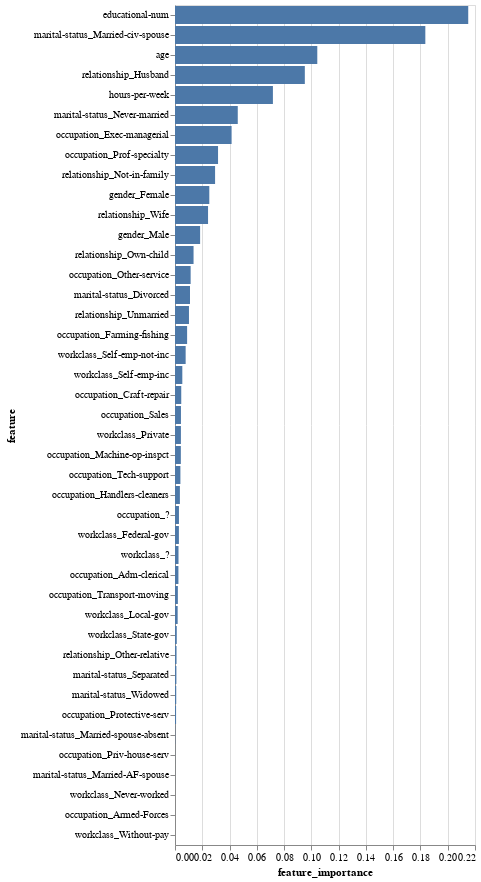

Notebook code cell kept with this figure:
### Markdown cell above
We can see the most important features are 'education_num' and 'marital_status_Married_civ_spouse'.

**[10.5]** We can visualise this information on a graph

### Code cell
import altair as alt

alt.Chart(feat_imp_rf_df).mark_bar().encode(
    x='feature_importance',
    y=alt.Y("feature", sort='-x'),
    tooltip=['feature','feature_importance'])

### Figure 1 — Vega-Lite specification as saved in the notebook (floating-point values rounded to 4 significant figures)
{"config": {"view": {"continuousWidth": 300, "continuousHeight": 300}}, "data": {"name": "data-f7a45661315935cc20a0e97fbc1246bb"}, "mark": {"type": "bar"}, "encoding": {"tooltip": [{"field": "feature", "type": "nominal"}, {"field": "feature_importance", "type": "quantitative"}], "x": {"field": "feature_importance", "type": "quantitative"}, "y": {"field": "feature", "sort": "-x", "type": "nominal"}}, "$schema": "https://vega.github.io/schema/vega-lite/v5.20.1.json", "datasets": {"data-f7a45661315935cc20a0e97fbc1246bb": [{"feature": "educational-num", "feature_importance": 0.215}, {"feature": "marital-status_Married-civ-spouse", "feature_importance": 0.1836}, {"feature": "age", "feature_importance": 0.1043}, {"feature": "relationship_Husband", "feature_importance": 0.09521}, {"feature": "hours-per-week", "feature_importance": 0.0718}, {"feature": "marital-status_Never-married", "feature_importance": 0.04603}, {"feature": "occupation_Exec-managerial", "feature_importance": 0.04151}, {"feature": "occupation_Prof-specialty", "feature_importance": 0.03157}, {"feature": "relationship_Not-in-family", "feature_importance": 0.02939}, {"feature": "gender_Female", "feature_importance": 0.02516}, {"feature": "relationship_Wife", "feature_importance": 0.02424}, {"feature": "gender_Male", "feature_importance": 0.01842}, {"feature": "relationship_Own-child", "feature_importance": 0.01361}, {"feature": "occupation_Other-service", "feature_importance": 0.01147}, {"feature": "marital-status_Divorced", "feature_importance": 0.01102}, {"feature": "relationship_Unmarried", "feature_importance": 0.01025}, {"feature": "occupation_Farming-fishing", "feature_importance": 0.008881}, {"feature": "workclass_Self-emp-not-inc", "feature_importance": 0.007808}, {"feature": "workclass_Self-emp-inc", "feature_importance": 0.005367}, {"feature": "occupation_Craft-repair", "feature_importance": 0.004583}, {"feature": "occupation_Sales", "feature_importance": 0.004366}, {"feature": "workclass_Private", "feature_importance": 0.004339}, {"feature": "occupation_Machine-op-inspct", "feature_importance": 0.004285}, {"feature": "occupation_Tech-support", "feature_importance": 0.003961}, {"feature": "occupation_Handlers-cleaners", "feature_importance": 0.003584}, {"feature": "occupation_?", "feature_importance": 0.002896}, {"feature": "workclass_Federal-gov", "feature_importance": 0.002853}, {"feature": "workclass_?", "feature_importance": 0.00257}, {"feature": "occupation_Adm-clerical", "feature_importance": 0.002506}, {"feature": "occupation_Transport-moving", "feature_importance": 0.002101}, {"feature": "workclass_Local-gov", "feature_importance": 0.001955}, {"feature": "workclass_State-gov", "feature_importance": 0.0013}, {"feature": "relationship_Other-relative", "feature_importance": 0.001127}, {"feature": "marital-status_Separated", "feature_importance": 0.001019}, {"feature": "marital-status_Widowed", "feature_importance": 0.0009024}, {"feature": "occupation_Protective-serv", "feature_importance": 0.0007844}, {"feature": "marital-status_Married-spouse-absent", "feature_importance": 0.0001385}, {"feature": "occupation_Priv-house-serv", "feature_importance": 3.552e-05}, {"feature": "marital-status_Married-AF-spouse", "feature_importance": 2.336e-05}, {"feature": "workclass_Never-worked", "feature_importance": 0.0}, {"feature": "occupation_Armed-Forces", "feature_importance": 0.0}, {"feature": "workclass_Without-pay", "feature_importance": 0.0}]}}
